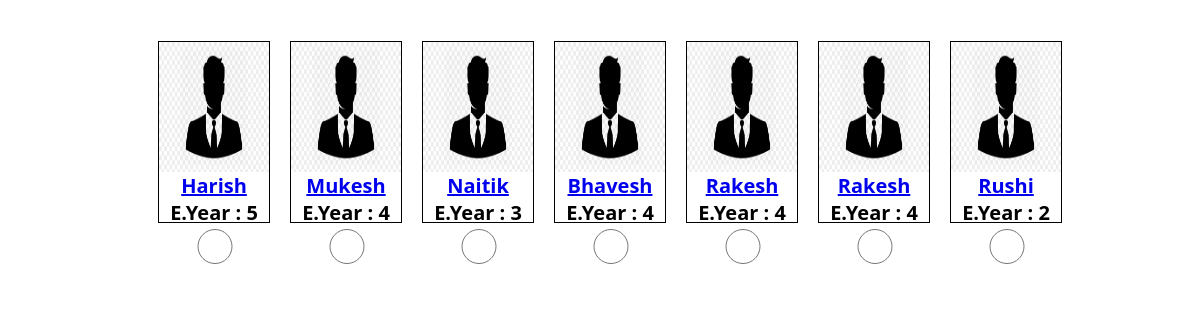
Screenshot of /Fetch_AmcServices.php?Service_Id=S001 (signed in) with the database file from the repository.
### tables this page shows
CREATE TABLE IF NOT EXISTS `service_provider_details` (
  `S_P_Id` varchar(10) NOT NULL,
  `S_P_Name` varchar(40) NOT NULL,
  `S_P_Experience_Year` int(2) NOT NULL,
  `S_P_Email_Id` varchar(40) NOT NULL,
  `S_P_Contact` text NOT NULL,
  `S_P_City` varchar(20) NOT NULL,
  `S_P_Address` varchar(100) NOT NULL,
  `S_P_Password` varchar(10) NOT NULL,
  PRIMARY KEY (`S_P_Id`)
);

### Fetch_AmcServices.php (the view, shortened to what this page needs)
<html>
<head>
</head>
<body>
<?php
	$cn=mysqli_connect("localhost","root","root");
		if($cn)
		{
			$db=mysqli_select_db($cn,"home care");
			if($db)
			{
				$s = $_GET['Service_Id'];
				$qry = "SELECT * FROM service_provider_details s WHERE s.S_P_Id IN (SELECT S_P_Id FROM `service_provider_services` WHERE Service_Id='$s');";
				$spquery=mysqli_query($cn,$qry);
				echo "<div id='imgContainer'>";
				if($spquery)
				{
					while($row=mysqli_fetch_row($spquery))
					{
						$dirname = "Service_Provider/$row[0]";
						$images=glob($dirname."*.*");
						foreach($images as $image)
						{
							echo  "<div  id='photo'> "."<div><img  id='img_photo' src='".$image."'  /><a href='ServiceProviderInfo.php?spid=$row[0]'>".$row[1]."</a><div>E.Year : ".$row[2]."<input type='radio' required name='rb' value='$row[0]'/></div></div></div>";
						}
					}
				}
				echo "</div>";
			}
		}
?>
</body>
</html>

### Fetch_AmcServices.php (style rules this page uses)
#photo { height:180; width:110; display:inline-block; text-align:center; font-family:"segoe UI"; font-size:20; font-weight:700; border:1px solid black; position:relative; margin:2.8% auto; cursor:pointer; margin-left:20px; }
#imgContainer { width:100%; height:90%; margin: auto; text-align:center; }
#img_photo { height:130; width:110; position:relative; }
input[type=radio] { height:35; width:50; }

### rows the page displays
service_provider_details: S_P_Id (picture), S_P_Name "Harish", S_P_Experience_Year "5"
service_provider_details: S_P_Id (picture), S_P_Name "Mukesh", S_P_Experience_Year "4"
service_provider_details: S_P_Id (picture), S_P_Name "Naitik", S_P_Experience_Year "3"
service_provider_details: S_P_Id (picture), S_P_Name "Bhavesh", S_P_Experience_Year "4"
service_provider_details: S_P_Id (picture), S_P_Name "Rakesh", S_P_Experience_Year "4"
service_provider_details: S_P_Id (picture), S_P_Name "Rushi", S_P_Experience_Year "2"
